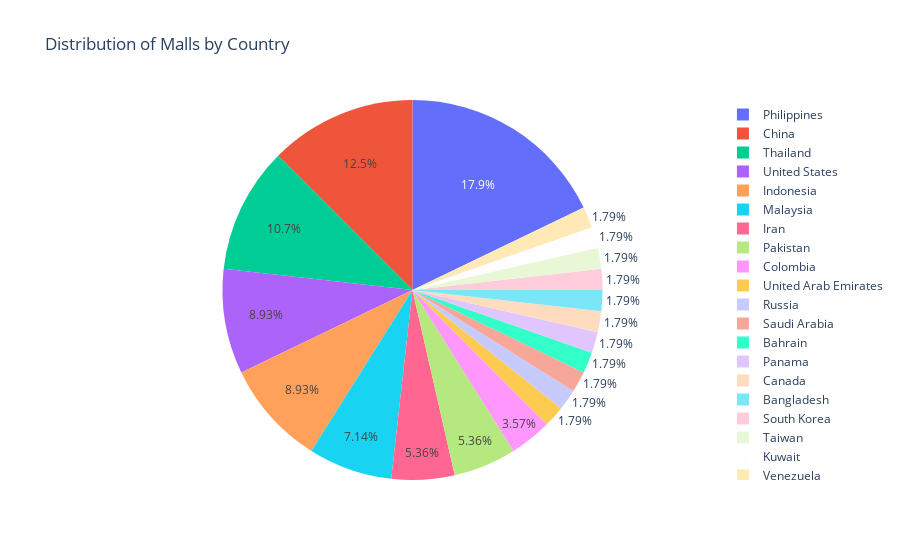

Notebook source saved alongside this figure:
### Markdown cell above
1- Counting the number of malls per country

2- Creating a Pie Chart

### Code cell
mall_count_by_country = mall_data['Country'].value_counts().reset_index()
mall_count_by_country.columns = ['Country', 'Number of Malls']

fig2 = px.pie(mall_count_by_country, values='Number of Malls', names='Country', title='Distribution of Malls by Country')
fig2.show()

### Figure 1 — Plotly figure (JSON) as saved in the notebook; plotly's stock layout.template omitted (floating-point values rounded to 4 significant figures)
{"data": [{"domain": {"x": [0, 1], "y": [0, 1]}, "hovertemplate": "Country=%{label}<br>Number of Malls=%{value}<extra></extra>", "labels": ["Philippines", "China", "Thailand", "United States", "Indonesia", "Malaysia", "Iran", "Pakistan", "Colombia", "United Arab Emirates", "Russia", "Saudi Arabia", "Bahrain", "Panama", "Canada", "Bangladesh", "South Korea", "Taiwan", "Kuwait", "Venezuela"], "legendgroup": "", "name": "", "showlegend": true, "type": "pie", "values": [10, 7, 6, 5, 5, 4, 3, 3, 2, 1, 1, 1, 1, 1, 1, 1, 1, 1, 1, 1]}], "layout": {"legend": {"tracegroupgap": 0}, "title": {"text": "Distribution of Malls by Country"}}}
